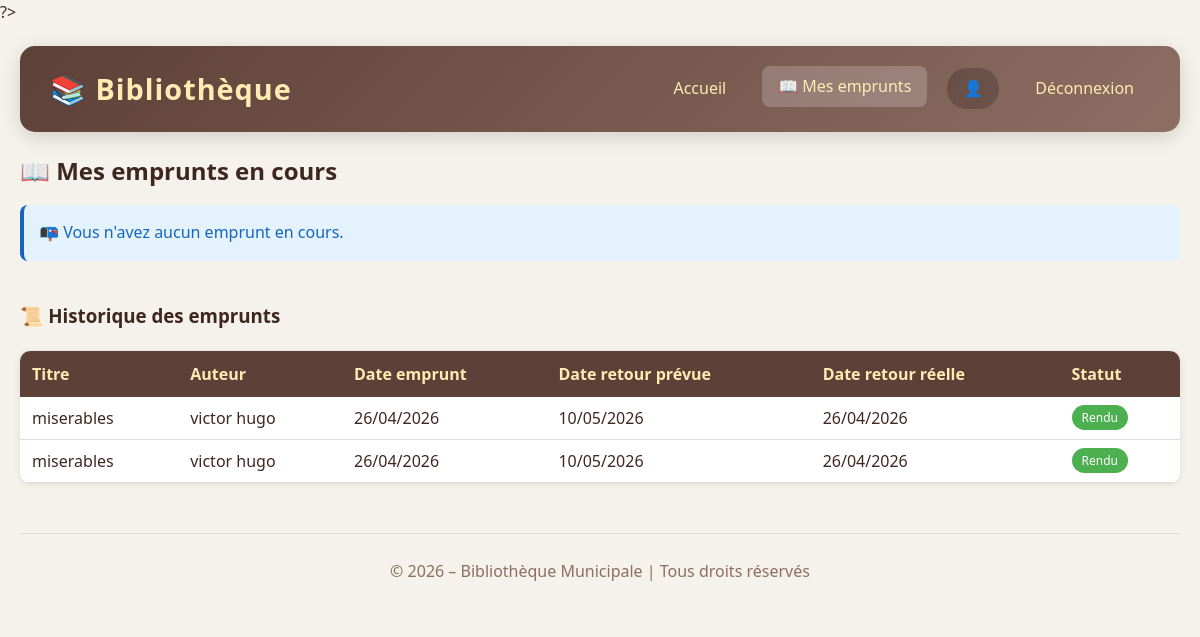
The app's page /views/emprunts/panier.php (signed in) with its own data.
### tables this page shows
CREATE TABLE `emprunts` (
  `id` int(11) NOT NULL,
  `utilisateur_id` int(11) NOT NULL,
  `livre_id` int(11) NOT NULL,
  `date_emprunt` datetime NOT NULL,
  `date_retour_prevue` date NOT NULL,
  `date_retour_reelle` datetime DEFAULT NULL,
  `statut` enum('en_cours','en_retard','rendu') DEFAULT 'en_cours'
);

CREATE TABLE `livres` (
  `id` int(11) NOT NULL,
  `code` varchar(20) NOT NULL,
  `titre` varchar(150) NOT NULL,
  `auteur` varchar(100) NOT NULL,
  `edition` varchar(100) DEFAULT NULL,
  `annee_publication` int(4) DEFAULT NULL,
  `categorie` varchar(50) DEFAULT NULL,
  `description` text DEFAULT NULL,
  `prix` decimal(10,2) NOT NULL,
  `stock` int(11) NOT NULL DEFAULT 0,
  `image` varchar(255) DEFAULT 'default.jpg',
  `date_ajout` timestamp NOT NULL DEFAULT current_timestamp()
);

### models/EmpruntManager.php (called while the page is built, shortened)
<?php
require_once __DIR__ . '/Emprunt.php';
class EmpruntManager
{
    private PDO $db;
    public function __construct(PDO $db)
    {
        $this->db = $db;
    }
    public function getEmpruntsByUser(int $utilisateurId): array
    {
        $sql  = "SELECT e.*,
                        l.titre  AS livre_titre,
                        l.auteur AS livre_auteur
                   FROM emprunts e
                   JOIN livres l ON e.livre_id = l.id
                  WHERE e.utilisateur_id = :user_id
                  ORDER BY e.date_emprunt DESC";
        $stmt = $this->db->prepare($sql);
        $stmt->execute([':user_id' => $utilisateurId]);
        return $this->hydrateAll($stmt->fetchAll(PDO::FETCH_ASSOC));
    }
    private function hydrateAll(array $rows): array
    {
        $result = [];
        foreach ($rows as $row) {
            $result[] = $this->hydrateOne($row);
        }
        return $result;
    }
    private function hydrateOne(array $row): Emprunt
    {
        $e = new Emprunt();
        foreach ([
            'id', 'utilisateur_id', 'livre_id',
            'date_emprunt', 'date_retour_prevue', 'date_retour_reelle', 'statut',
        ] as $prop) {
            if (array_key_exists($prop, $row)) {
                $ref = new ReflectionProperty(Emprunt::class, $prop);
            }
        }
        if (!empty($row['livre_titre']))      $e->setLivreTitre($row['livre_titre']);
        if (!empty($row['livre_auteur']))     $e->setLivreAuteur($row['livre_auteur']);
        return $e;
    }
}
?>

### models/Emprunt.php (called while the page is built, shortened)
<?php
class Emprunt
{
    private string  $date_emprunt        = '';
    private string  $date_retour_prevue  = '';
    private ?string $date_retour_reelle  = null;
    private string  $statut              = 'en_cours';
    private ?string $livre_titre         = null;
    private ?string $livre_auteur        = null;
    public function __construct(
        int $utilisateur_id = 0,
        int $livre_id       = 0
    ) {
        $this->date_emprunt       = date('Y-m-d H:i:s');
        $this->date_retour_prevue = date('Y-m-d', strtotime('+14 days'));
        $this->statut             = 'en_cours';
    }
    public function getDateEmprunt(): string       { return $this->date_emprunt; }
    public function getDateRetourPrevue(): string  { return $this->date_retour_prevue; }
    public function getDateRetourReelle(): ?string { return $this->date_retour_reelle; }
    public function getLivreTitre(): ?string       { return $this->livre_titre; }
    public function getLivreAuteur(): ?string      { return $this->livre_auteur; }
    public function isRendu(): bool    { return $this->statut === 'rendu'; }
    public function setLivreTitre(string $titre): void     { $this->livre_titre      = $titre; }
    public function setLivreAuteur(string $auteur): void   { $this->livre_auteur     = $auteur; }
}
?>

### views/emprunts/panier.php (the view, shortened to what this page needs)
<?php
require_once __DIR__ . '/../../config/db_connect.php';
require_once __DIR__ . '/../../models/Emprunt.php';
require_once __DIR__ . '/../../models/EmpruntManager.php';
$empruntManager = new EmpruntManager($db);
$empruntManager->updateRetards();
$emprunts = $empruntManager->getEmpruntsByUser((int)$_SESSION['user_id']);
?>
<!DOCTYPE html>
<html lang="fr">
<head>
    <link rel="stylesheet" href="../../assets/style/style.css">
</head>
<body>
<div class="library-container">
    <header class="library-header">
        <div class="logo"><h1>📚 Bibliothèque</h1></div>
        <nav class="library-nav">
            <a href="../livres/catalogue.php">Accueil</a>
            <a href="panier.php" class="active">📖 Mes emprunts</a>
            <span class="user-info">👤 <?= htmlspecialchars($_SESSION['user_nom']) ?></span>
            <a href="../../controllers/logoutController.php">Déconnexion</a>
        </nav>
    </header>
    <main>
        <div class="panier-section">
            <h2>📖 Mes emprunts en cours</h2>
            <?php
            $empruntsActifs = array_filter($emprunts, fn($e) => $e->isEnCours() || $e->isEnRetard());
            $empruntsPasses = array_filter($emprunts, fn($e) => $e->isRendu());
            ?>
            <?php if (empty($empruntsActifs)): ?>
                <div class="alert info">📭 Vous n'avez aucun emprunt en cours.</div>
            <?php endif; ?>
            <?php if (!empty($empruntsPasses)): ?>
                <h3 style="margin-top:40px;">📜 Historique des emprunts</h3>
                <table>
                    <thead>
                        <tr>
                            <th>Titre</th>
                            <th>Auteur</th>
                            <th>Date emprunt</th>
                            <th>Date retour prévue</th>
                            <th>Date retour réelle</th>
                            <th>Statut</th>
                        </tr>
                    </thead>
                    <tbody>
                        <?php foreach ($empruntsPasses as $emprunt): ?>
                            <tr>
                                <td><?= htmlspecialchars($emprunt->getLivreTitre() ?? '—') ?></td>
                                <td><?= htmlspecialchars($emprunt->getLivreAuteur() ?? '—') ?></td>
                                <td><?= date('d/m/Y', strtotime($emprunt->getDateEmprunt())) ?></td>
                                <td><?= date('d/m/Y', strtotime($emprunt->getDateRetourPrevue())) ?></td>
                                <td>
                                    <?= $emprunt->getDateRetourReelle()
                                        ? date('d/m/Y', strtotime($emprunt->getDateRetourReelle()))
                                        : '—' ?>
                                </td>
                                <td><span class="badge-rentre">Rendu</span></td>
                            </tr>
                        <?php endforeach; ?>
                    </tbody>
                </table>
            <?php endif; ?>
        </div>
    </main>
    <footer class="library-footer">
        <p>&copy; <?= date('Y') ?> – Bibliothèque Municipale | Tous droits réservés</p>
    </footer>
</div>
</body>
</html>

### assets/style/style.css (style rules this page uses)
:root { --primary-color: #5d4037; --secondary-color: #8d6e63; --success-color: #4caf50; --danger-color: #f44336; --warning-color: #ff9800; --light-bg: #f5f2eb; --white: #ffffff; --border-color: #ddd; --text-dark: #3e2723; --text-light: #ffecb3; }
* { margin: 0; padding: 0; box-sizing: border-box; }
body { background-color: var(--light-bg); color: var(--text-dark); font-family: 'Segoe UI', Tahoma, Geneva, Verdana, sans-serif; line-height: 1.6; }
.library-container { max-width: 1400px; margin: 0 auto; padding: 0 20px; }
.library-header { background: linear-gradient(135deg, var(--primary-color), var(--secondary-color)); padding: 20px 30px; border-radius: 15px; margin: 20px 0; display: flex; justify-content: space-between; align-items: center; flex-wrap: wrap; gap: 20px; box-shadow: 0 5px 20px rgba(0,0,0,0.15); }
.logo h1 { color: var(--text-light); font-size: 1.8rem; letter-spacing: 1px; }
.library-nav { display: flex; gap: 20px; align-items: center; flex-wrap: wrap; }
.library-nav a { color: var(--text-light); text-decoration: none; padding: 8px 16px; border-radius: 8px; transition: all 0.3s; font-weight: 500; }
.library-nav a:hover, .library-nav a.active { background-color: rgba(255,255,255,0.2); transform: translateY(-2px); }
.user-info { color: var(--text-light); background: rgba(0,0,0,0.2); padding: 8px 16px; border-radius: 20px; font-weight: bold; }
table { width: 100%; background: var(--white); border-radius: 10px; overflow: hidden; box-shadow: 0 1px 6px rgba(0,0,0,0.1); margin: 20px 0; border-collapse: collapse; }
th { background: var(--primary-color); color: var(--text-light); padding: 12px; text-align: left; font-weight: 600; }
td { padding: 10px 12px; border-bottom: 1px solid var(--border-color); }
.badge-rentre { background: var(--success-color); color: white; padding: 4px 10px; border-radius: 20px; font-size: 0.75rem; }
.alert { padding: 15px; border-radius: 8px; margin: 15px 0; }
.alert.info { background: #e3f2fd; color: #1565c0; border-left: 4px solid #1565c0; }
.library-footer { text-align: center; margin-top: 50px; padding: 25px; color: var(--secondary-color); border-top: 1px solid var(--border-color); }

### records on screen
emprunts: livre.titre "miserables", livre.auteur "victor hugo", date_emprunt "26/04/2026", date_retour_prevue "10/05/2026", date_retour_reelle "26/04/2026"
emprunts: livre.titre "miserables", livre.auteur "victor hugo", date_emprunt "26/04/2026", date_retour_prevue "10/05/2026", date_retour_reelle "26/04/2026"
